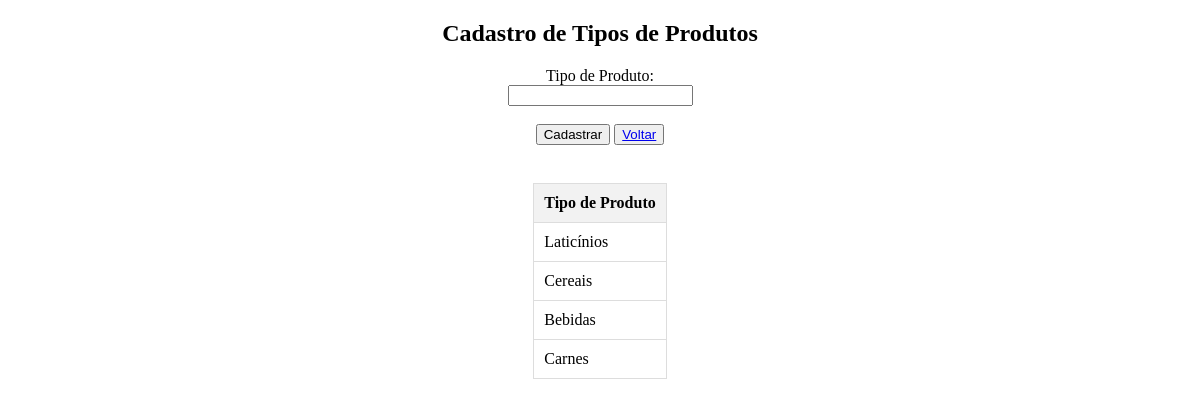
The app's page /cadastro_tipos.php with its own data.
### tables this page shows
CREATE TABLE `tipos_produto` (
  `id` int(11) NOT NULL,
  `tipo` varchar(50) NOT NULL
);

### cadastro_tipos.php (the view, shortened to what this page needs)
<!DOCTYPE html>
<html>
<head>
    <link rel="stylesheet" href="css/style.css">
</head>
<body>
    <center>
        <h2>Cadastro de Tipos de Produtos</h2>
        <form action="tipos.php" method="POST">
            <label for="tipo">Tipo de Produto:</label><br>
            <input type="text" name="tipo" required><br>
            <br><button type="submit">Cadastrar</button>
            <button type="submit"><a href="index.php" class="btn">Voltar</a></button>
        </form><br>
        <table>
            <thead>
                <tr>
                    <th>Tipo de Produto</th>
                </tr>
            </thead>
            <tbody>
                <?php
                include 'conexao.php';
                try {
                    $conn = new PDO("mysql:host=$servername;dbname=$database;charset=utf8", $username, $password);
                    $conn->setAttribute(PDO::ATTR_ERRMODE, PDO::ERRMODE_EXCEPTION);
                    $sql = "SELECT * FROM tipos_produto";
                    $stmt = $conn->query($sql);
                    $tiposProdutos = $stmt->fetchAll(PDO::FETCH_ASSOC);
                    foreach ($tiposProdutos as $tipoProduto) {
                        echo "<tr><td>".$tipoProduto['tipo']."</td></tr>";
                    }
                } catch(PDOException $e) {
                    echo "Erro na conexão com o banco de dados: " . $e->getMessage();
                }
                ?>
            </tbody>
        </table>
    </center>
</body>
</html>

### css/style.css (style rules this page uses)
form { text-align: center; }
table { margin: 20px auto; border-collapse: collapse; }
th, td { padding: 10px; border: 1px solid #ddd; }
th { background-color: #f2f2f2; }

### records on screen
tipos_produto: tipo "Laticínios"
tipos_produto: tipo "Cereais"
tipos_produto: tipo "Bebidas"
tipos_produto: tipo "Carnes"
